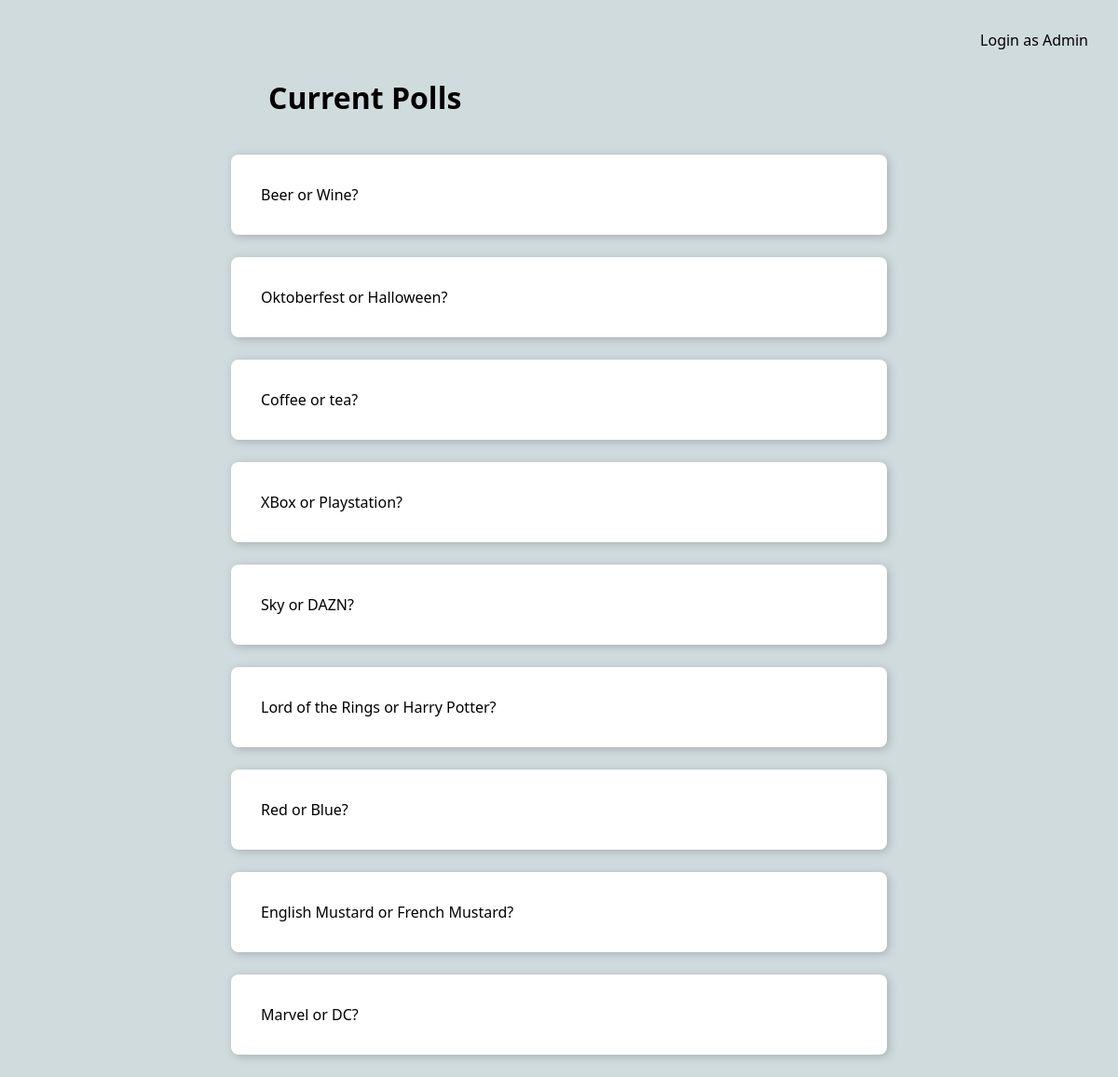
The page / on the database its author committed.
### polls/models.py (models this page shows, shortened)
class Question(models.Model):
    question_text = models.CharField(max_length=200)
    pub_date = models.DateTimeField("date published")

### polls/views.py (the view)
# urls.py: path('', views.IndexView.as_view(), name='index'),
class IndexView(generic.ListView):
    template_name = 'polls/index.html'
    context_object_name = 'latest_question_list'
    def get_queryset(self):
        return Question.objects.filter(pub_date__lte=timezone.now()).order_by('-pub_date')

### polls/templates/polls/index.html (shortened to what this page needs)
<!DOCTYPE html>
<html lang="en-US">
    <head>
        {% load static %}
        <link rel="stylesheet" href="{% static 'polls/style.css' %}">
    </head>
    <body>
        <header>
            <a class="go-to-admin" href="/admin">Login as Admin</a>
        </header>
        <h1>Current Polls</h1>
        {% if latest_question_list %}
            <ul>
                {% for question in latest_question_list %}
                    <li>
                        <a href="{% url 'detail' question.id %}">{{ question.question_text }}</a>
                    </li>
                {% endfor %}
            </ul>
        {% else %}
            <p>No polls are available.</p>
        {% endif %}
    </body>
</html>

### polls/static/polls/style.css (style rules this page uses)
body { font-family: Canva Sans,Noto Sans Variable,Noto Sans,-apple-system,BlinkMacSystemFont,Segoe UI,Helvetica,Arial,sans-serif; background: #D0DBDE; margin-top: 83px; padding: 0px 20%; color: black; }
header { position: fixed; top: 0; left: 0; width: 100vw; display: flex; flex-direction: row-reverse; }
h1 { margin: 40px; }
ul { padding: 0px; position: relative; }
li { background: white; border-radius: 8px; box-shadow: 2px 2px 10px #a7b0b3; list-style: none; transition-duration: .5s; margin: 24px 0px; }
a { display: block; color: unset; text-decoration: none; padding: 32px; }

### rows shown on the page
Question: question_text "Beer or Wine?"
Question: question_text "Oktoberfest or Halloween?"
Question: question_text "Coffee or tea?"
Question: question_text "XBox or Playstation?"
Question: question_text "Sky or DAZN?"
Question: question_text "Lord of the Rings or Harry Potter?"
Question: question_text "Red or Blue?"
Question: question_text "English Mustard or French Mustard?"
Question: question_text "Marvel or DC?"
